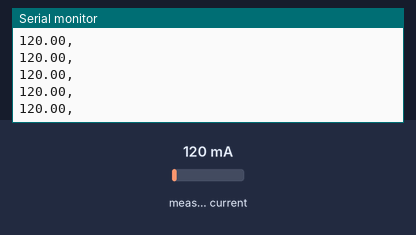
This sketch was run on a simulated Arduino Uno, built with avr-gcc and run on an emulated ATmega328P. On the bench: the last lines printed to the serial monitor. The inputs (shaded band) are chosen by the test bench; at power-on: measured current 120 mA.

Above: at 1.2 s.
1.3 s: measured current set to 40 mA
At 2.2 s:
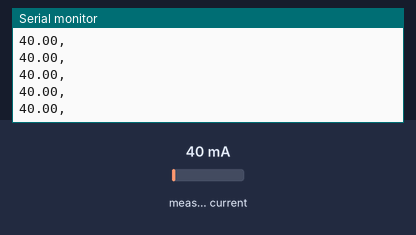
2.8 s: measured current set to 500 mA
At 3.9 s:
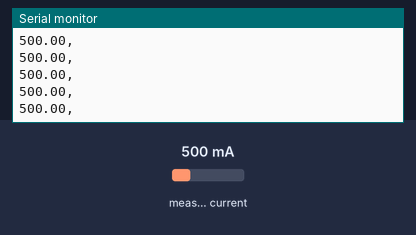
Timing chart, 0 to 5.8 s (numbered marks = the images above; inputs shaded):
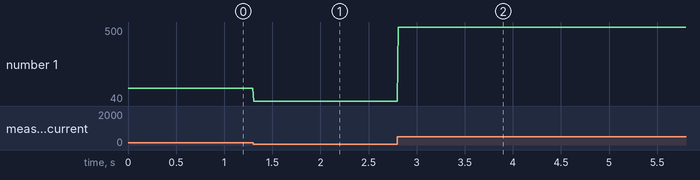

Measured:
- after the input at 1.3 s, the serial monitor: prints a new line at once (image 1)
- after the input at 2.8 s, the serial monitor: prints a new line at once (image 2)
- plotted number 1: 120 → 40 after the input at 1.3 s, 40 → 500 after the input at 2.8 s

The sketch:

sketch_jun11a_copy_20260611011948.ino
```cpp
#include <Wire.h>
#include <Adafruit_INA219.h>

Adafruit_INA219 ina219;

void setup(void)
{
  Serial.begin(115200);
  while (!Serial)
  {
    delay(1);
  }

  // Initialize the INA219.
  if (! ina219.begin())
  {
    Serial.println("Failed to find INA219 chip");
    while (1)
    {
      delay(10);
    }
  }
  // To use a slightly lower 32V, 1A range (higher precision on amps):
  //ina219.setCalibration_32V_1A();
  // Or to use a lower 16V, 400mA range, call:
  //ina219.setCalibration_16V_400mA();

  Serial.println("Measuring current with INA219 ...");
}

void loop(void)
{
  float current_mA = 0;
  // float shuntvoltage = 0;
  // float busvoltage = 0;
  // float loadvoltage = 0;
  // float power_mW = 0;

  current_mA = ina219.getCurrent_mA();
  // shuntvoltage = ina219.getShuntVoltage_mV();
  // busvoltage = ina219.getBusVoltage_V();
  // power_mW = ina219.getPower_mW();
  // loadvoltage = busvoltage + (shuntvoltage / 1000);

  Serial.print(current_mA); Serial.println(",");

  delay(10);
}
```
